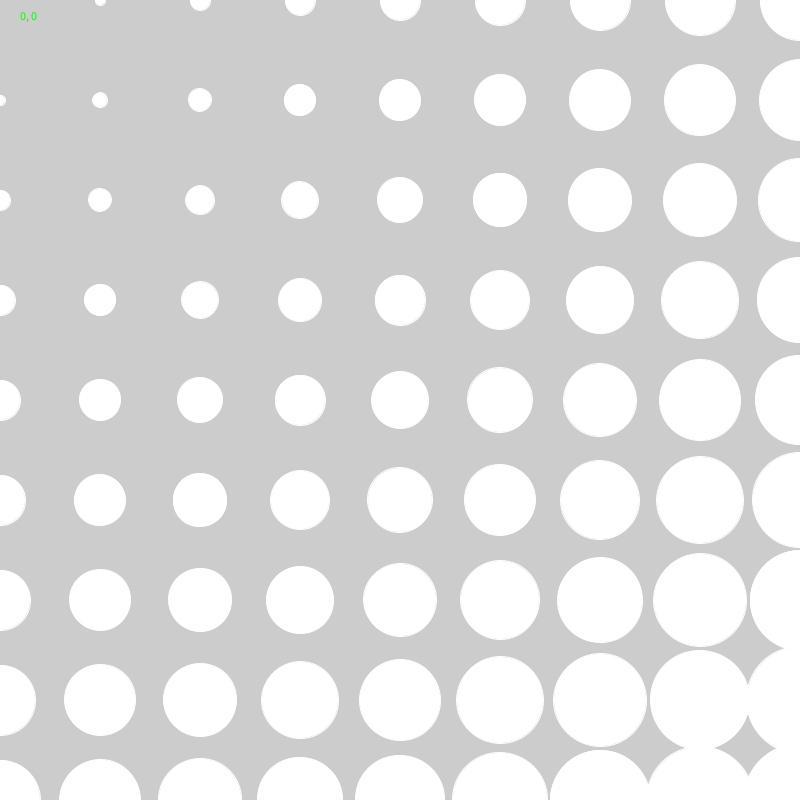
Frame 1 (no input)
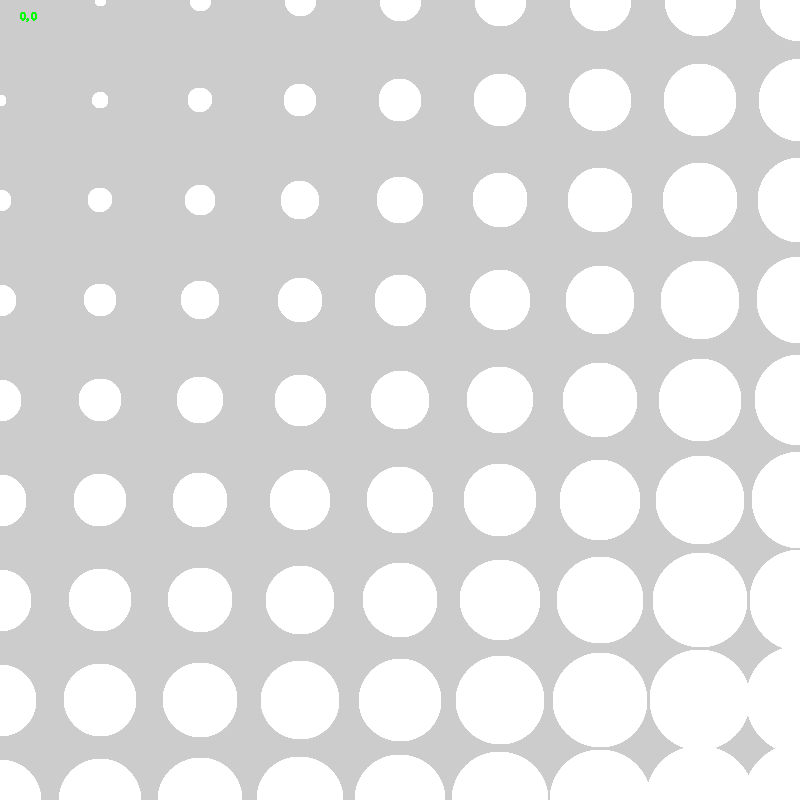
Frame 60 (the mouse pressed at the canvas centre just before this capture)
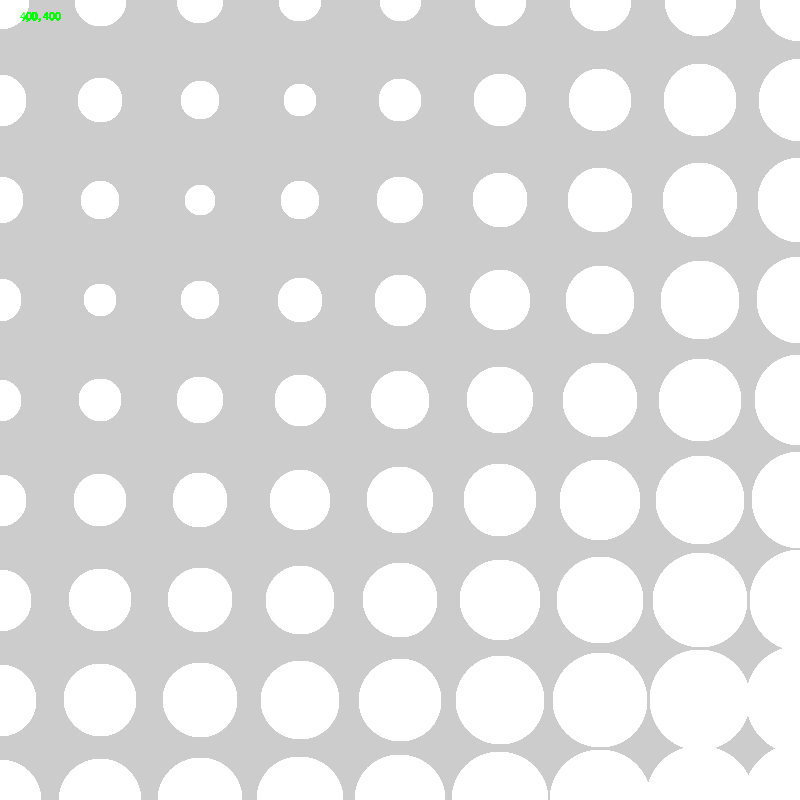
Frame 120 (the mouse held since frame 60 and released just before this capture)

The Processing sketch that drew these frames (run headless with seeded random() and noise(); from frame 60 on, the mouse is pressed at the canvas centre):

// Processing sketch: demo_01_distance_dots
// ── demo_01_distance_dots.pde
void setup() {
  size(800, 800);
  stroke(255);
}

void draw() {
  //background(0);

  fill(255);
  float x = 0;
  while (x <= width) {
    float y = 0;
    while (y <= height) {
      float d = dist(mouseX, mouseY, x, y);
      circle(x, y, d / 10);
      y = y + 100;
    }
    x = x + 100;
  }

  fill(0, 255, 0);
  text(str(mouseX) + ", " + str(mouseY), 20, 20);
  
}

/*
Distance Dots
 Progression:
 - dot with size related to distance
 - line of dots across one axis:
 int y = 0;
 while(y < height) {
 y = y + 20;
 ...
 }
 - while() vs. for()
 - line of dots across both axes:
 for (int y=0; y < height + 40; y += 40)
 for (int x=0; x < width + 40; x += 40)
 */
